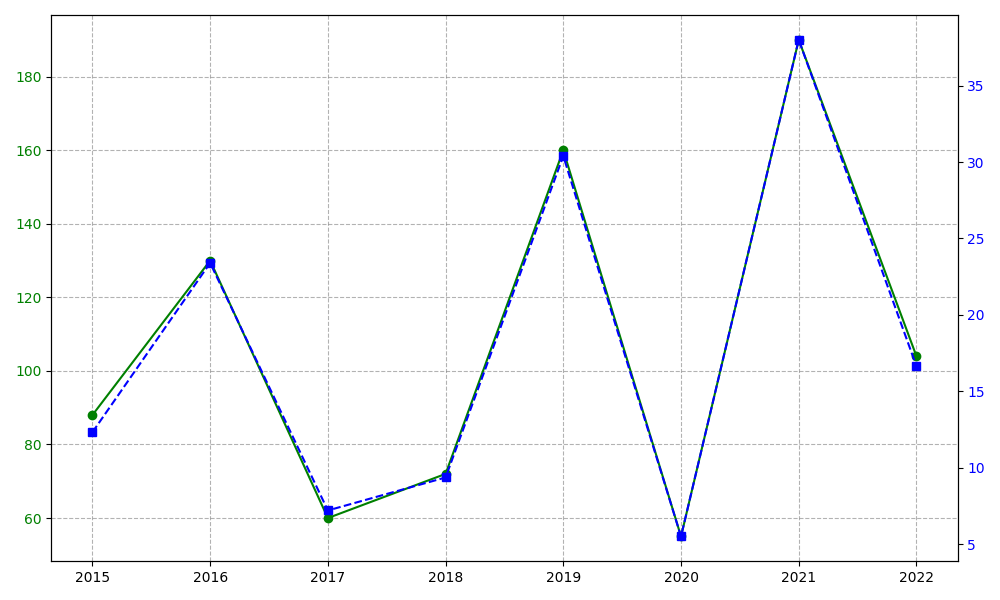

This figure's Python source:
import matplotlib.pyplot as plt
import numpy as np

years = np.arange(2015, 2023)

revenue = [88, 130, 60, 72, 160, 55, 190, 104]
profit_margin = [14, 18, 12, 13, 19, 10, 20, 16]

profit = [r * p / 100 for r, p in zip(revenue, profit_margin)]

fig, ax1 = plt.subplots(figsize=(10, 6))

# Changed the color assignment for the data groups
ax1.plot(years, revenue, color='green', marker='o', linestyle='-')
ax1.tick_params(axis='y', labelcolor='green')

ax2 = ax1.twinx()
ax2.plot(years, profit, color='blue', marker='s', linestyle='--')
ax2.tick_params(axis='y', labelcolor='blue')

ax1.grid(True, linestyle='--', color='grey', alpha=0.6)

plt.tight_layout()
plt.show()
